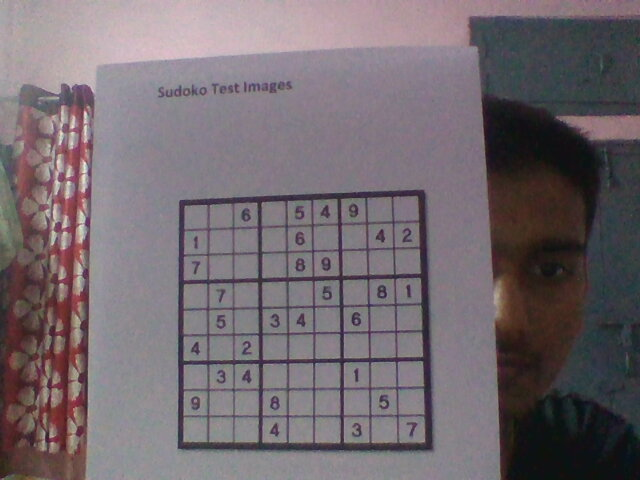
#> input picture Data/SudokuTest1.jpg, 640 x 480 px, found by its file name
$ jupyter execute --allow-errors WebCamExtraction.ipynb
#> lines starting #> are read from the running program, lines starting #| are printed output that depends on the picture; after the words box and inside, x2 and y2 are one past the last pixel; in counts of white or black regions, pixels touching at a corner belong together
[cell 1]
import cv2

[cell 2]
import numpy as np

[cell 3]
image = cv2.imread('SudokuTest1.jpg')
#> image is the input picture: shape (480, 640, 3); mean B, G, R 110.9, 105.4, 114.9

[cell 4]
image.shape
#> Out = (480, 640, 3)

[cell 5]
def process_raw(image):
    gray_img = cv2.cvtColor(image,cv2.COLOR_BGR2GRAY)
    blur_gry=cv2.GaussianBlur(gray_img,(3,3),1)
    _, th3 = cv2.threshold(blur_gry, 0, 255, cv2.THRESH_BINARY + cv2.THRESH_OTSU)
    ret,thresh2 = cv2.threshold(th3, 127, 255, cv2.THRESH_BINARY_INV)

    return thresh2

[cell 6]
def return_contours(processed):
    contours, hierarchy = cv2.findContours(processed, cv2.RETR_EXTERNAL, cv2.CHAIN_APPROX_SIMPLE)
    sorted_contours = sorted(contours, key=cv2.contourArea, reverse=True)
    for i in range(len(sorted_contours)):
        approx = cv2.approxPolyDP(sorted_contours[i], 0.01*cv2.arcLength(sorted_contours[i],True),True)
        if len(approx) == 4:
            return approx;
    return [1]

[cell 7]
def sort_approx(approx):
    sorted_approx = sorted(approx,key=lambda k:[k[0][1],k[0][0]])
    sorted_approx[:2]= sorted(approx[0:2],key=lambda k:k[0][0])
    sorted_approx[2:4]= sorted(approx[2:4],key=lambda k:k[0][0])
    sorted_points=[] #pehele hi lst m convert krne hai !!
    for i in range(4):
        sorted_points.append(sorted_approx[i].tolist()[0])
    return np.float32(sorted_points)

[cell 8]
output_grid_size = (576,576)
grid_side = output_grid_size[0]

[cell 9]
def Extract_sudoko(sorted_points,image):
    points_B = np.float32([[0,0], [grid_side,0], [0,grid_side], [grid_side,grid_side]])
    M = cv2.getPerspectiveTransform(sorted_points, points_B)
    warped = cv2.warpPerspective(image, M, output_grid_size)
    return warped

[cell 10]
def show_frames(image):
    processed_img=process_raw(image)

    approx = return_contours(processed_img)

    Sudoku_grid= np.zeros(output_grid_size)

    if len(approx)==4:
        sorted_points = sort_approx(approx)
        cv2.drawContours(image, [approx], 0, (0,0,0), 5)
        Sudoku_grid= Extract_sudoko(sorted_points,image)

    return image,Sudoku_grid

[cell 11]
def return_grid_image(grid,return_size=(576,576,3)):
    #side_length = 64
    grid_image= np.ones(return_size)
    for i in range(9):
        for j in range(9):
            grid_image=cv2.putText(grid_image,str(grid[j][i]),(64*(i),64*(j+1)),cv2.FONT_HERSHEY_SIMPLEX ,2,(0,255,0),5)
    return grid_image

[cell 12]
def Display_grid(image,grid_image,sorted_point,gride_side=576):
    points_B = np.float32([[0,0], [grid_side,0], [0,grid_side], [grid_side,grid_side]])
    M = cv2.getPerspectiveTransform(points_B,sorted_points)
    warped = cv2.warpPerspective(grid_image, M, (640,480))
    result = (warped+image)/255
    return result

[cell 13]
cap = cv2.VideoCapture(0)

while (cap.isOpened()):
    ret,frame=cap.read()
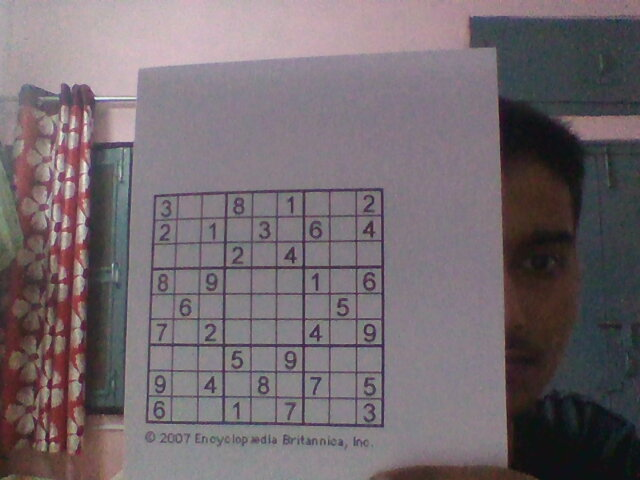
#> input picture Data/SudokuTest2.jpg, 640 x 480 px, given in place of the camera
#> frame is the input picture: shape (480, 640, 3); mean B, G, R 110.8, 105.7, 115.7
    if ret == True:
        img , grid = show_frames(frame)
#> in process_raw, `_, th3 = cv2.threshold(blur_gry, 0, 255, cv2.THRESH_BINARY + cv2.THRES..`:
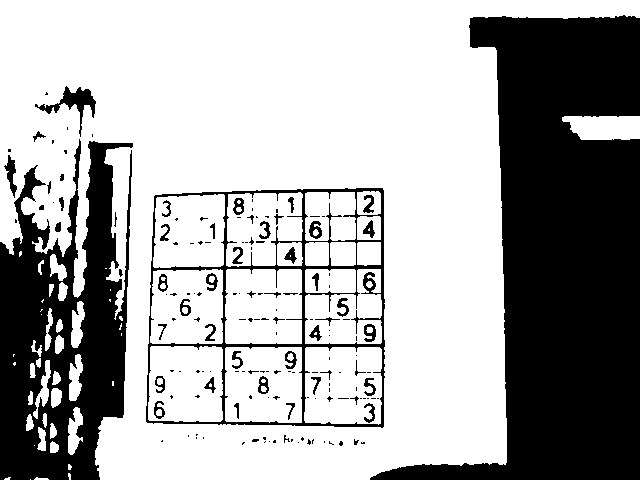
#> th3: shape (480, 640); 66.5% white; 161 black regions (108 under 20 px), largest, box (x1, y1, x2, y2) and area: (370, 15, 640, 480) 64771, (0, 139, 133, 480) 27277, (146, 188, 385, 428) 6068
#> in process_raw, `ret,thresh2 = cv2.threshold(th3, 127, 255, cv2.THRESH_BINARY_INV)`: thresh2: shape (480, 640); 33.5% white; 161 white regions (108 under 20 px)
#> in return_contours, `contours, hierarchy = cv2.findContours(processed, cv2.RETR_EXTERNAL, c..`: contours = 43 contours, 35 with area under 20; largest, box (x1, y1, x2, y2) and area: (370, 15, 640, 480) 63944, (146, 188, 385, 428) 54467, (0, 139, 133, 480) 29922, (35, 86, 96, 137) 617, (4, 155, 17, 198) 189, (55, 222, 61, 232) 36, (59, 197, 64, 211) 30, (33, 131, 46, 142) 30
#> in return_contours, `sorted_contours = sorted(contours, key=cv2.contourArea, reverse=True)`: sorted_contours has the same summary as contours
#> the loop in return_contours, `for i in range(len(sorted_contours)):` made 2 passes
#> approx on pass 2: [[382, 188], [155, 195], [146, 421], [382, 427]]
#> in show_frames, `approx = return_contours(processed_img)`: approx = [[382, 188], [155, 195], [146, 421], [382, 427]]
#> in sort_approx, `sorted_approx = sorted(approx,key=lambda k:[k[0][1],k[0][0]])`: sorted_approx = [[[382, 188]], [[155, 195]], [[146, 421]], [[382, 427]]]
#> after the loop in sort_approx, `for i in range(4):`: sorted_points = [[155, 195], [382, 188], [146, 421], [382, 427]]
#> in show_frames, `cv2.drawContours(image, [approx], 0, (0,0,0), 5)`:
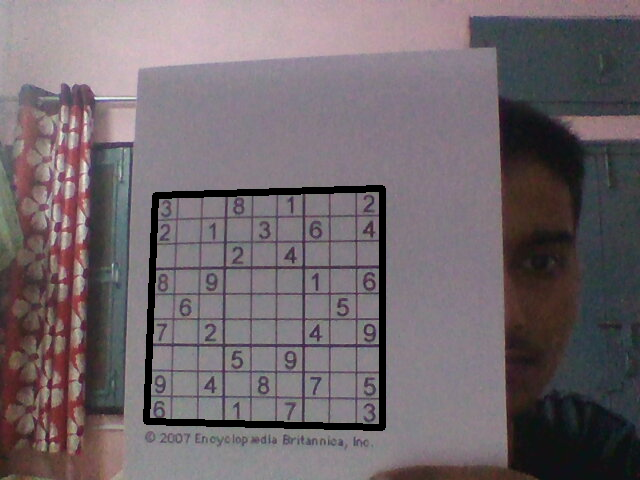
#> image: shape (480, 640, 3); 2.11% of pixels changed, all inside (x1, y1, x2, y2) = (143, 185, 386, 431)
#> in Extract_sudoko, `M = cv2.getPerspectiveTransform(sorted_points, points_B)`: M = [[2.9, 0.116, -472.6], [0.0885, 2.87, -573.4], [0.000275, 0.000201, 1]]
        cv2.imshow("feed",img)
        cv2.imshow("Sudoko",grid)
        if cv2.waitKey(1) & 0xFF ==ord("q"):
#> (key q is pressed here)
            break

cap.release()
cv2.destroyAllWindows()

[cell 14]
processed_img=process_raw(image)
#> in process_raw (call 2), `_, th3 = cv2.threshold(blur_gry, 0, 255, cv2.THRESH_BINARY + cv2.THRES..`: th3: shape (480, 640); 66.6% white; 141 black regions (87 under 20 px), largest, box (x1, y1, x2, y2) and area: (469, 15, 640, 480) 67788, (0, 139, 89, 480) 17284, (178, 189, 434, 452) 13191
#> in process_raw (call 2), `ret,thresh2 = cv2.threshold(th3, 127, 255, cv2.THRESH_BINARY_INV)`: thresh2: shape (480, 640); 33.4% white; 141 white regions (87 under 20 px)

approx = return_contours(processed_img)
#> in return_contours (call 2), `contours, hierarchy = cv2.findContours(processed, cv2.RETR_EXTERNAL, c..`: contours = 53 contours, 42 with area under 20; largest, box (x1, y1, x2, y2) and area: (469, 15, 640, 480) 67087, (178, 189, 434, 452) 64090, (0, 139, 89, 480) 20042, (63, 87, 93, 121) 417, (3, 147, 18, 197) 311
#> in return_contours (call 2), `sorted_contours = sorted(contours, key=cv2.contourArea, reverse=True)`: sorted_contours has the same summary as contours
#> the loop in return_contours, `for i in range(len(sorted_contours)):` made 2 passes
#> approx on pass 2: [[423, 190], [180, 200], [178, 448], [432, 450]]
#> approx = [[423, 190], [180, 200], [178, 448], [432, 450]]

Sudoku_grid= np.zeros(output_grid_size)

if len(approx)==4:
    sorted_points = sort_approx(approx)
#> sorted_points = [[180, 200], [423, 190], [178, 448], [432, 450]]
    cv2.drawContours(image, [approx], 0, (0,0,0), 1)
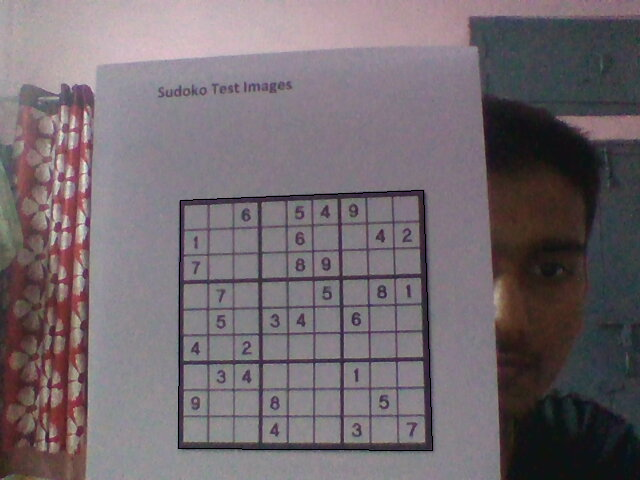
#> image: shape (480, 640, 3); 0.33% of pixels changed, all inside (x1, y1, x2, y2) = (178, 190, 433, 451)
    Sudoku_grid= Extract_sudoko(sorted_points,image)

grid_image = return_grid_image(grid)
#> after the loop in return_grid_image, `for i in range(9):`:
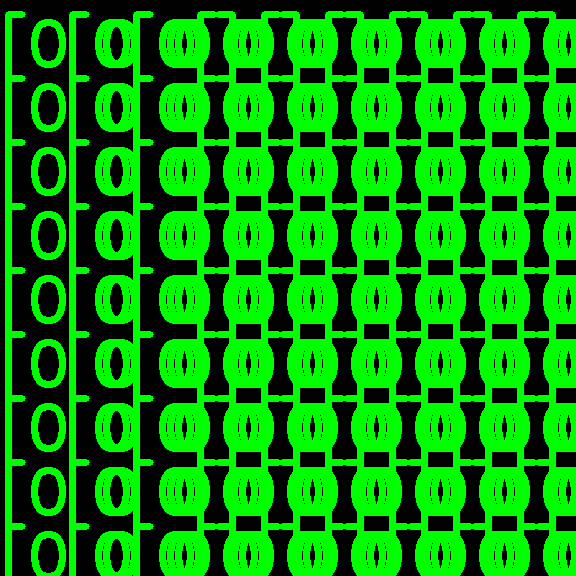
#> grid_image: shape (576, 576, 3) float64; mean B, G, R 0.5, 138.6, 0.5

result = Display_grid(image,grid_image,sorted_points)
#> in Display_grid, `M = cv2.getPerspectiveTransform(points_B,sorted_points)`: M = [[0.388, -0.0164, 180], [-0.0325, 0.398, 200], [-7.96e-05, -7.24e-05, 1]]
#> in Display_grid, `warped = cv2.warpPerspective(grid_image, M, (640,480))`:
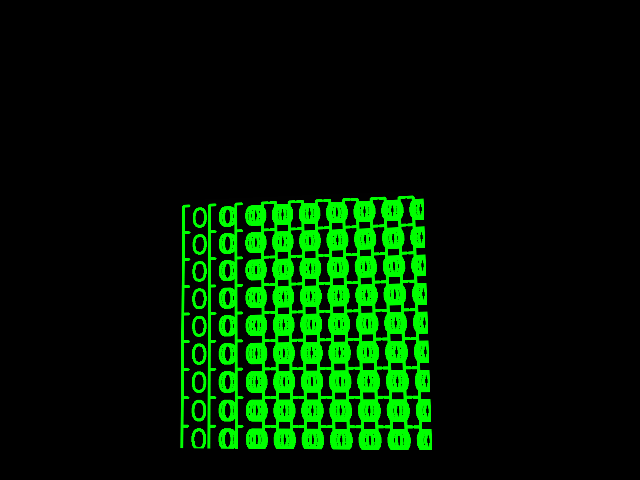
#> warped: shape (480, 640, 3) float64; mean B, G, R 0.1, 28.7, 0.1
#> in Display_grid, `result = (warped+image)/255`:
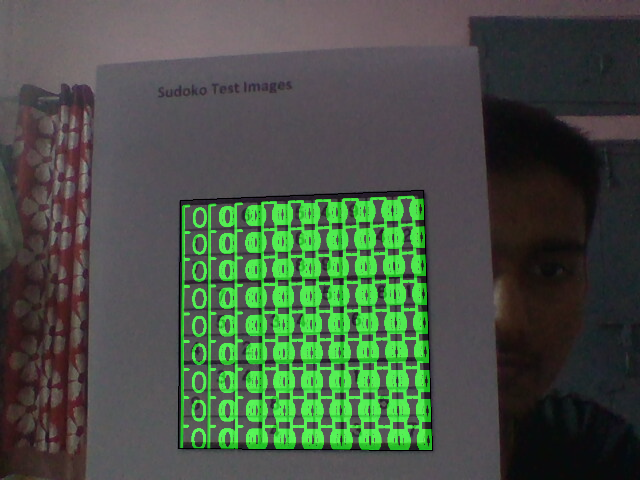
#> result: shape (480, 640, 3) float64; mean B, G, R 0.434, 0.525, 0.45; drawn with min black and max white

cv2.imshow("feed1",image)
cv2.imshow("feed",Sudoku_grid)
cv2.imshow("feed2",result)
cv2.waitKey(0)
cv2.destroyAllWindows()

#> (a cell that did not finish here is left out)

[cell 16]
img , grid = show_frames(image)
#> in process_raw (call 3), `_, th3 = cv2.threshold(blur_gry, 0, 255, cv2.THRESH_BINARY + cv2.THRES..`:
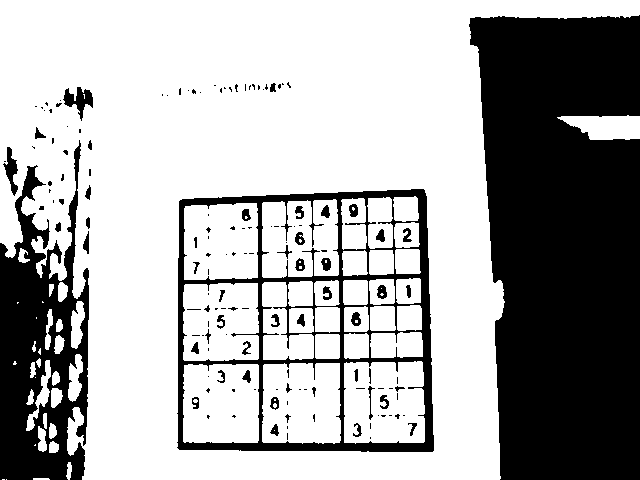
#> th3: shape (480, 640); 66.9% white; 146 black regions (94 under 20 px), largest, box (x1, y1, x2, y2) and area: (469, 15, 640, 480) 67725, (0, 140, 89, 480) 16993, (177, 189, 434, 452) 13020
#> in process_raw (call 3), `ret,thresh2 = cv2.threshold(th3, 127, 255, cv2.THRESH_BINARY_INV)`: thresh2: shape (480, 640); 33.1% white; 146 white regions (94 under 20 px)
#> in return_contours (call 3), `contours, hierarchy = cv2.findContours(processed, cv2.RETR_EXTERNAL, c..`: contours = 52 contours, 41 with area under 20; largest, box (x1, y1, x2, y2) and area: (469, 15, 640, 480) 67024, (177, 189, 434, 452) 64278, (0, 140, 89, 480) 19291, (63, 87, 93, 121) 390, (3, 147, 18, 196) 272
#> in return_contours (call 3), `sorted_contours = sorted(contours, key=cv2.contourArea, reverse=True)`: sorted_contours has the same summary as contours
#> the loop in return_contours (call 2), `for i in range(len(sorted_contours)):` made 2 passes
#> approx on pass 2: [[423, 189], [179, 201], [179, 449], [433, 450]]
#> in show_frames (call 2), `approx = return_contours(processed_img)`: approx = [[423, 189], [179, 201], [179, 449], [433, 450]]
#> in show_frames (call 2), `sorted_points = sort_approx(approx)`: sorted_points = [[179, 201], [423, 189], [179, 449], [433, 450]]
#> in show_frames (call 2), `cv2.drawContours(image, [approx], 0, (0,0,0), 5)`:
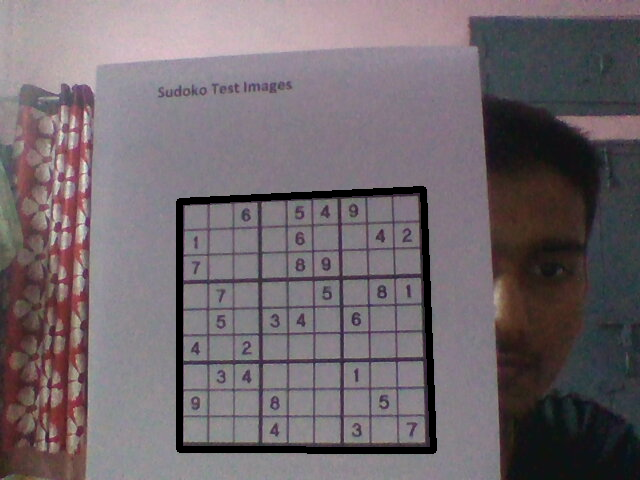
#> image: shape (480, 640, 3); 1.96% of pixels changed, all inside (x1, y1, x2, y2) = (176, 186, 437, 454)
#> in Extract_sudoko (call 3), `M = cv2.getPerspectiveTransform(sorted_points, points_B)`: M = [[2.67, 9.46e-17, -478.7], [0.128, 2.6, -545], [0.000239, 0.000169, 1]]
#> in Extract_sudoko (call 3), `warped = cv2.warpPerspective(image, M, output_grid_size)`:
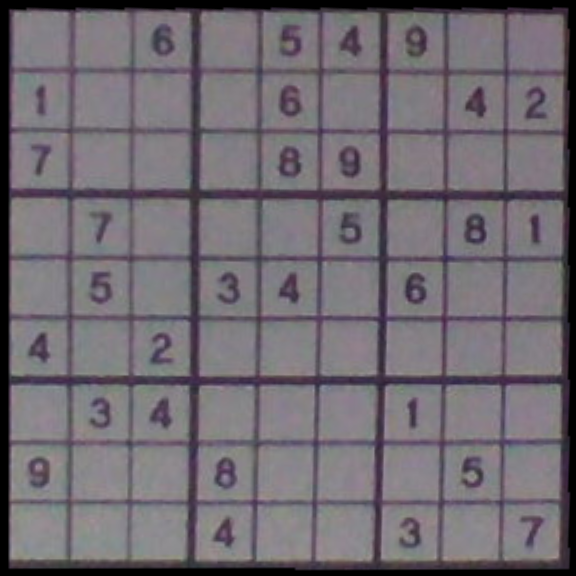
#> warped: shape (576, 576, 3); mean B, G, R 113.5, 106.8, 112.7
